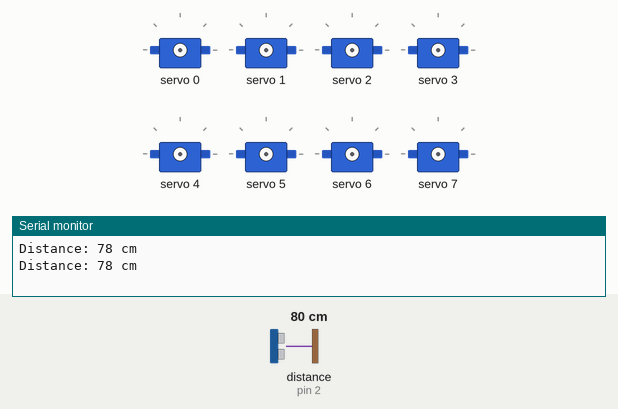
The sketch below on a simulated Arduino Uno, built with avr-gcc and run on an emulated ATmega328P. Parts: 8 × servo, the last lines printed to the serial monitor. Wiring (inferred from the names in the program): ultrasonic range finder: trigger pin 3; echo pin 2. The inputs (shaded band) are chosen by the test bench; at power-on: distance to the obstacle (sensor on pin 2) 80 cm. The echo pulse lasts 58.3 µs per cm.

Above: at 1.8 s.
1.9 s: distance to the obstacle (sensor on pin 2) set to 28 cm
3.4 s: distance to the obstacle (sensor on pin 2) set to 24 cm
At 10.2 s:
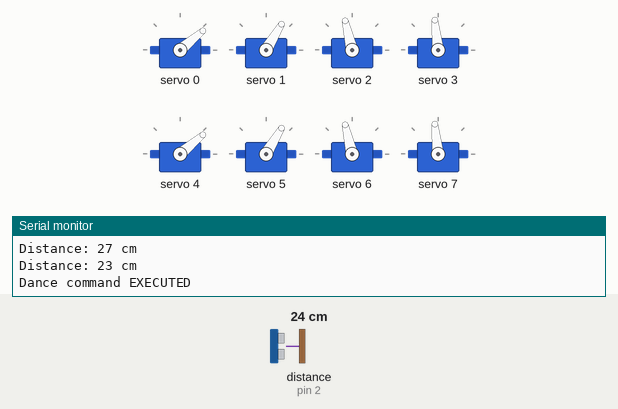
10.5 s: distance to the obstacle (sensor on pin 2) set to 19 cm
At 12.1 s:
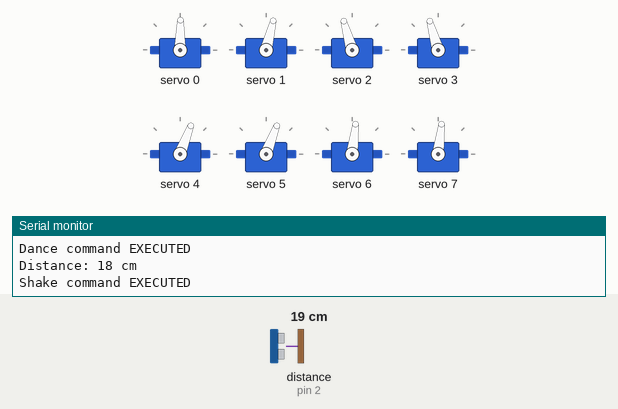
12.5 s: distance to the obstacle (sensor on pin 2) set to 15 cm
At 13.9 s:
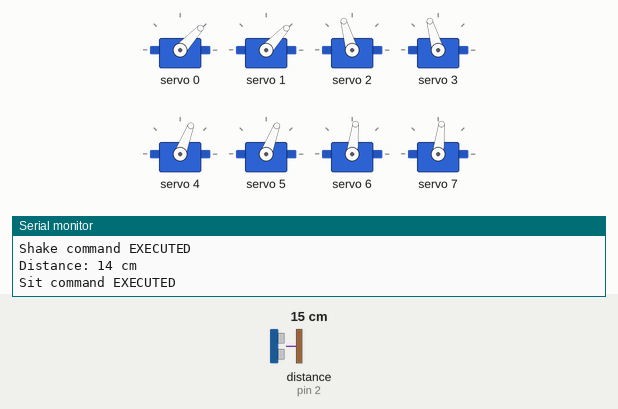
14.5 s: distance to the obstacle (sensor on pin 2) set to 2 cm
At 15.7 s:
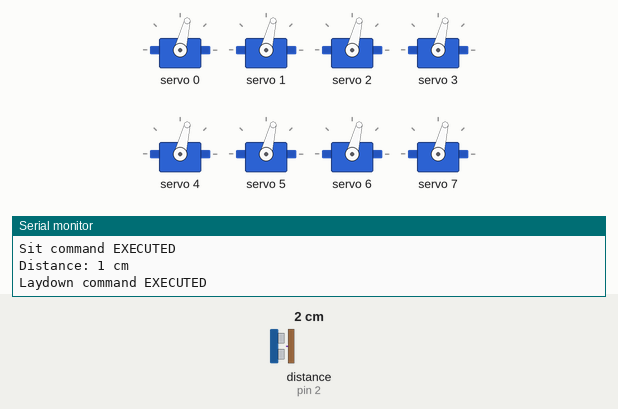
16.6 s: distance to the obstacle (sensor on pin 2) set to 9 cm
At 17.6 s:
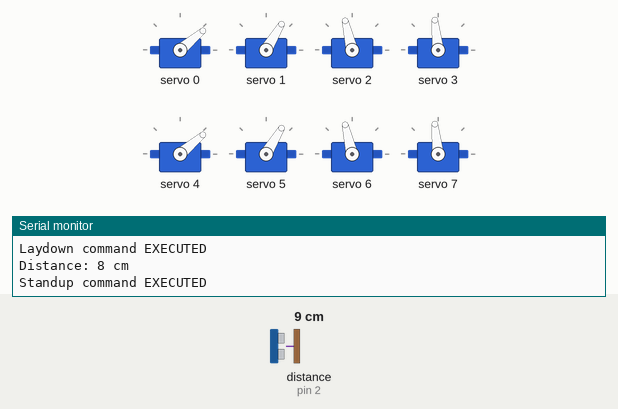
Timing chart, 0 to 19.6 s (numbered marks = the images above; inputs shaded):
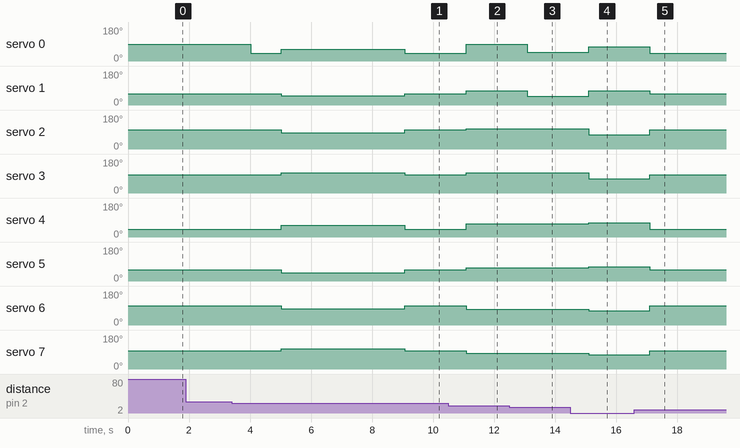

The sketch:

arduino_K9_main_w_ultrasonic.ino
```cpp
/*
 *  Project Name: K9
 *  Author: Yash Chaudhary
 *  Date Created: 04/10/2022
 *
 *    ------ PRELIMINARY NOTES ------
 *  Servo motors SF3218MG can move from 0 to 270 degrees and are mounted on chassis sideways.
 *  Before mounting upper and lower leg assembly run the motor calibration code that will set the motors to the neutral position at 135 degrees.
 *  The servo neutral position can be moved to 135 degrees giving the robot +/- 135 degrees of motion at the joints.
 *  The kinematic model chosen for this project is forward kinematics where the angles of the joints are specified to move the robot to its desired configuration
 *  This is a brute force method used to actuate the robot by essentially finding the angles of movement via trial and error
 *
 *  NOTE that the head will move only for certain commands and operates betweeo 0 and 180 degrees where 90 degrees is its neutral position
 *
 *  Using ultrasonic sensor to control motion
 *
 */

#include <Wire.h>                       // library for I2C communication
#include <Adafruit_PWMServoDriver.h>    // library for PCA9685 servo driver

// create instance of Adafruit_PWMServoDriver class with default address 0x40
Adafruit_PWMServoDriver pwm = Adafruit_PWMServoDriver(0x40, Wire);

// servo constants
#define SERVOMIN  85          // minimum servo pulse length count (out of 4096)
#define SERVOMAX  460         // maximum servo pulse length count (out of 4096)
#define USMIN  500            // rounded minimum microsecond length based on the minimum pulse of 80
#define USMAX  2500           // rounded maximum microsecond length based on the maximum pulse of 470
#define SERVO_FREQ 50         // analog servo frequency at 50Hz or pulse every 20ms
#define SERVO_COUNT 8         // number of servo actuators (8 leg servos + 1 head servo)

// ultrasonic initialisations
const int echo_pin = 2;
const int trigger_pin = 3;
int distance_cm;
long duration_us;
const int LAYDOWN_THRES = 5;
const int STANDUP_THRES = 10;
const int SIT_THRES = 15;
const int SHAKE_THRES = 20;
const int DANCE_THRES = 25;

/*
 * updated_servo_angle[0] assigned to front right upper leg
 * updated_servo_angle[1] assigned to front right lower leg
 * updated_servo_angle[2] assigned to front left upper leg
 * updated_servo_angle[3] assigned to front left lower leg
 * updated_servo_angle[4] assigned to back right upper leg
 * updated_servo_angle[5] assigned to back right lower leg
 * updated_servo_angle[6] assigned to back left upper leg
 * updated_servo_angle[7] assigned to back left upper leg
 * updated_servo_angle[8] assigned to head
 */
const int init_leg_servo_angle = 135;    // initial leg servo positions
int updated_servo_angle[8];              // updated servo positions

// function prototypes
void set_servo_position();
int map_angle(int angle, int max_deg);
void standup();
void laydown();
void sit();
void shake();
void dance();
void walk();


// ------------------------------------------------------------------- SETUP -------------------------------------------------------------------

void setup() {

  // pins for ultrasonic sensor
  pinMode(trigger_pin, OUTPUT);             // Sets the trig_pin as an OUTPUT
  pinMode(echo_pin, INPUT);                 // Sets the echo_pin as an INPUT

  Serial.begin(9600);                       // establishing serial connection at baud rate of 9600 bits/s

  pwm.begin();                              // being pwm object
  pwm.setOscillatorFrequency(27000000);     // set IC oscillator frequency to get expected pmw update frequency
  pwm.setPWMFreq(SERVO_FREQ);               // set pwm frequency based on servo operating frequency

}

// ------------------------------------------------------------------- LOOP -------------------------------------------------------------------

void loop() {

  // get distance from ultrasonic sensor
  digitalWrite(trigger_pin, LOW);                  // initially setting trig_pin LOW to get a clean HIGH pulse
  delayMicroseconds(5);
  digitalWrite(trigger_pin, HIGH);
  delayMicroseconds(10);                        // use trigger pin to generate pulse
  digitalWrite(trigger_pin, LOW);


  duration_us = pulseIn(echo_pin, HIGH);        // measure duration of pulse from echo pin

  distance_cm = 0.017 * duration_us;            // calculate distance to bounding object

  Serial.print("Distance: ");
  Serial.print(distance_cm);
  Serial.println(" cm\n");

  // command K9 based on distance to bounding object (hand)
  if(distance_cm <= LAYDOWN_THRES) {
    laydown();
    Serial.println("Laydown command EXECUTED");
    delay(1000);
  }

  else if((distance_cm > LAYDOWN_THRES) && (distance_cm <= STANDUP_THRES)) {
    standup();
    Serial.println("Standup command EXECUTED");
    delay(1000);
  }

  else if((distance_cm > STANDUP_THRES) && (distance_cm <= SIT_THRES)) {
    sit();
    Serial.println("Sit command EXECUTED");
    delay(1000);
  }

  else if((distance_cm > SIT_THRES) && (distance_cm <= SHAKE_THRES)) {
    shake();
    Serial.println("Shake command EXECUTED");
    delay(1000);
  }

  else if(distance_cm > SHAKE_THRES && (distance_cm <= DANCE_THRES)) {
    dance();
    Serial.println("Dance command EXECUTED");
    delay(1000);
  }

  delay(1000);

}

// ------------------------------------------------------------------- MOTOR CONTROL -------------------------------------------------------------------

// function that moves servos to correct positions
void set_servo_position() {

  int pulse_len;

  // iterate through updated angle for each servo
  for(int servo_num = 0; servo_num < SERVO_COUNT; servo_num++) {

    // controls movement of leg servos
    pulse_len = map_angle(updated_servo_angle[servo_num], 270);           // map updated servo angle position to assocaited pulse length value
    pwm.setPWM(servo_num, 0, pulse_len);                                  // move servo to specified position
  }
}

// function to map angle to pulse length
int map_angle(int angle, int max_deg) {
  int pulse_length_angle = map(angle, 0, 270, SERVOMIN, SERVOMAX);        // mapping with min, max servo pulse length
  return pulse_length_angle;

}


// ---------------------------------------------------------------------- ROUTINES ----------------------------------------------------------------------

// standup routine
void standup() {

  // can add a delay to maybe standup back legs before front legs
  updated_servo_angle[0] = init_leg_servo_angle - 55;       // front right upper leg
  updated_servo_angle[1] = init_leg_servo_angle - 25;       // front right lower leg

  updated_servo_angle[2] = init_leg_servo_angle + 40;       // front left upper leg
  updated_servo_angle[3] = init_leg_servo_angle + 30;       // front left lower leg

  updated_servo_angle[4] = init_leg_servo_angle - 55;       // back right upper leg
  updated_servo_angle[5] = init_leg_servo_angle - 25;       // back right lower leg

  updated_servo_angle[6] = init_leg_servo_angle + 40;       // back left upper leg
  updated_servo_angle[7] = init_leg_servo_angle + 30;       // back left lower leg

  set_servo_position();
}


// laydown routune
void laydown() {

   updated_servo_angle[0] = init_leg_servo_angle;      // front right upper leg (FRU)
   updated_servo_angle[1] = init_leg_servo_angle;      // front right lower leg (FRL)

   updated_servo_angle[2] = init_leg_servo_angle;      // front left upper leg  (FLU)
   updated_servo_angle[3] = init_leg_servo_angle;      // front left lower leg   (FLL)

   updated_servo_angle[4] = init_leg_servo_angle;      // back right upper leg (BRU)
   updated_servo_angle[5] = init_leg_servo_angle;      // back right lower leg (BRL)

   updated_servo_angle[6] = init_leg_servo_angle;      // back left upper leg (BLU)
   updated_servo_angle[7] = init_leg_servo_angle;      // back left lower leg (BLL)

   set_servo_position();
}


// sit routine
void sit() {

   updated_servo_angle[0] = init_leg_servo_angle - 45;       // front right upper leg
   updated_servo_angle[1] = init_leg_servo_angle - 45;       // front right lower leg

   updated_servo_angle[2] = init_leg_servo_angle + 45;       // front left upper leg
   updated_servo_angle[3] = init_leg_servo_angle + 45;       // front left lower leg

   updated_servo_angle[4] = init_leg_servo_angle - 10;       // back right upper leg
   updated_servo_angle[5] = init_leg_servo_angle - 10;       // back right lower leg

   updated_servo_angle[6] = init_leg_servo_angle + 10;       // back left upper leg
   updated_servo_angle[7] = init_leg_servo_angle + 10;       // back left lower leg

   set_servo_position();

}


// shake routine
void shake() {

   updated_servo_angle[0] = init_leg_servo_angle + 20;       // front right upper leg
   updated_servo_angle[1] = init_leg_servo_angle;            // front right lower leg

   updated_servo_angle[2] = init_leg_servo_angle + 45;       // front left upper leg
   updated_servo_angle[3] = init_leg_servo_angle + 45;       // front left lower leg

   updated_servo_angle[4] = init_leg_servo_angle - 10;       // back right upper leg
   updated_servo_angle[5] = init_leg_servo_angle - 10;       // back right lower leg

   updated_servo_angle[6] = init_leg_servo_angle + 10;       // back left upper leg
   updated_servo_angle[7] = init_leg_servo_angle + 10;       // back left lower leg

   set_servo_position();
}

// dance routine
void dance() {

  standup();          // must start in standup stance

  delay(1000);        // delay to allow servos to move to standup stance

  int moves_to_bust = 4;   // number of moves to be made

  // loop to make dance move
  for(int i = 0; i < moves_to_bust; i++) {

  // servo positions for moving up
  updated_servo_angle[0] = init_leg_servo_angle - 20;       // front right upper leg
  updated_servo_angle[1] = init_leg_servo_angle - 40;       // front right lower leg

  updated_servo_angle[2] = init_leg_servo_angle + 15;       // front left upper leg
  updated_servo_angle[3] = init_leg_servo_angle + 45;       // front left lower leg

  updated_servo_angle[4] = init_leg_servo_angle - 20;       // back right upper leg
  updated_servo_angle[5] = init_leg_servo_angle - 50;       // back right lower leg

  updated_servo_angle[6] = init_leg_servo_angle + 15;       // back left upper leg
  updated_servo_angle[7] = init_leg_servo_angle + 45;       // back left lower leg

  set_servo_position();

  delay(1000);  // delay before changing back to standup stance

   // go back down to standing stance
  standup();

  }


}


// ------------------------------------------------------------------------------------------------------------------------------------------------------
```

Measured:
- the behaviour switches between 27 and 26 cm on distance to the obstacle (sensor on pin 2) (found by bisection; images 0 and 1)
- the behaviour switches between 22 and 21 cm on distance to the obstacle (sensor on pin 2) (found by bisection; images 1 and 2)
- the behaviour switches between 17 and 16 cm on distance to the obstacle (sensor on pin 2) (found by bisection; images 2 and 3)
- after the input at 3.4 s, servo 0: 90° → 40° after 0.62 s, → 63° 1.0 s later, → 40° 4.0 s later; servo 1: 59° → 49° after 1.6 s, → 59° 4.0 s later; servo 2, servo 6: 103° → 86° after 1.6 s, → 103° 4.0 s later; servo 3, servo 7: 96° → 106° after 1.6 s, → 96° 4.0 s later; servo 4: 40° → 63° after 1.6 s, → 40° 4.0 s later
- after the input at 10.5 s, servo 0: 40° → 89° after 0.58 s; servo 1: 59° → 76° after 0.58 s; servo 2: 103° → 106° after 0.58 s; servo 3: 96° → 106° after 0.58 s instead of 1.6 s; servo 4: 40° → 69° after 0.58 s
- after the input at 12.5 s, servo 0: 89° → 47° after 0.59 s; servo 1: 76° → 47° after 0.59 s
- after the input at 14.5 s, servo 0: 47° → 76° after 0.59 s; servo 1: 47° → 76° after 0.60 s; servo 2, servo 3: 106° → 76° after 0.60 s; servo 4, servo 5: 69° → 76° after 0.60 s; servo 6, servo 7: 83° → 76° after 0.60 s
- after the input at 16.6 s, servo 0: 76° → 40° after 0.50 s; servo 1, servo 5: 76° → 59° after 0.51 s; servo 2, servo 6: 76° → 103° after 0.51 s; servo 3, servo 7: 76° → 96° after 0.51 s; servo 4: 76° → 40° after 0.51 s
